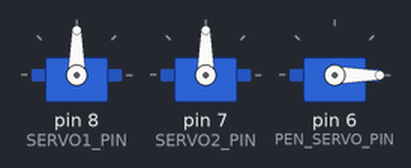
Recording of a program running on a simulated Arduino Uno, built with avr-gcc and run on an emulated ATmega328P. Parts: 3 × servo. What the program prints to the serial monitor is not drawn.

Above: at 0.2 s.
At 2.15 s:
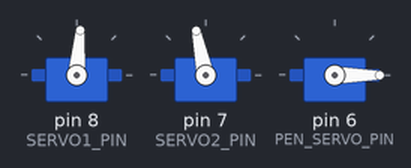
At 3.45 s:
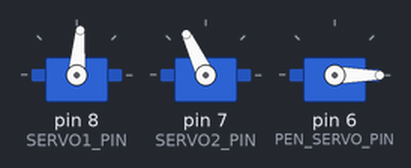
At 26.1 s:
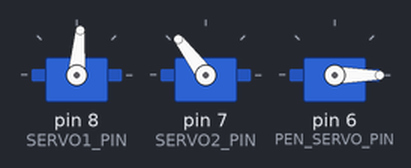
At 36.9 s:
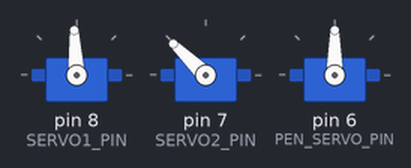
Timing chart, 0 to 40.0 s (numbered marks = the images above):
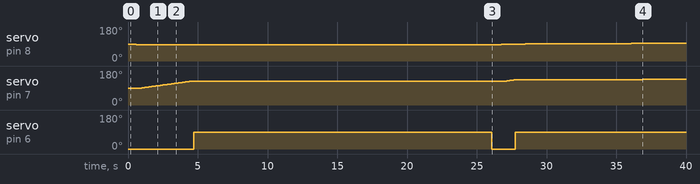

The program:

main.cpp
```cpp
#include <Arduino.h>

#include <Servo.h>
#include <math.h>

// =================================================================================
// -- 1. CONFIGURATION: UPDATE PARAMETERS HERE --
// =================================================================================

// -- ROBOT PHYSICAL PARAMETERS (MEASURE AND UPDATE THESE) --
const float LINK_LENGTH_1 = 10.0; // Length of the first arm link (base to elbow) in cm
const float LINK_LENGTH_2 = 10.0; // Length of the second arm link (elbow to pen) in cm

// -- SERVO PINS (UPDATE THESE) --
const int SERVO1_PIN = 8;      // Base servo (controls theta1)
const int SERVO2_PIN = 7;      // Elbow servo (controls theta2)
const int PEN_SERVO_PIN = 6;   // Pen lift servo

// -- PEN SERVO ANGLES (UPDATE THESE) --
const int PEN_UP_ANGLE = 0;   // Angle when the pen is lifted off the paper
const int PEN_DOWN_ANGLE = 90;  // Angle when the pen is touching the paper

// -- CALIBRATION (CRITICAL: UPDATE THESE FOR ACCURACY) --
const int SERVO1_ZERO_OFFSET = 90; // The servo value for theta1 = 0 degrees
const int SERVO2_ZERO_OFFSET = 0; // The servo value for theta2 = 0 degrees

// -- MOVEMENT PARAMETERS --
// This delay controls the speed of the arm. Higher value = slower and smoother movement.
const int MOVEMENT_DELAY = 55; // Delay in milliseconds between steps.

// --- PICTURE DATA ---
float array[][4] = {
       {4.814, -9.206, 4.189, -9.406},
    {4.527, -8.955, 4.289, -7.167},
    {4.939, -8.248, 4.852, -9.156},
    {5.241, -7.117, 5.416, -8.905},
    {4.214, -9.281, 4.764, -9.156},
    {9.263, -4.555, 4.914, -4.625},
    {3.635, -5.584, 3.710, -6.586},
    {10.202, -9.080, 9.738, -8.198},
    {3.585, -3.102, 4.627, -3.803},
    {3.610, -6.536, 3.585, -5.680},
    {10.431, -8.123, 10.481, -9.647},
    {9.663, -4.907, 11.816, -4.625},
    {12.091, -4.200, 12.317, -3.577},
    {2.558, -3.352, 3.410, -3.127},
    {3.385, -3.152, 3.735, -3.252},
    {4.364, -3.828, 4.264, -3.602},
    {9.588, -8.198, 9.331, -9.080},
    {11.551, -4.479, 9.538, -4.706},
    {9.688, -7.468, 9.814, -5.333},
    {5.064, -8.609, 4.964, -8.273},
    {4.086, -3.352, 2.971, -3.202},
    {5.203, -7.070, 7.433, -6.114},
    {10.202, -8.955, 10.202, -9.105},
    {4.214, -9.055, 4.514, -8.980},
    {10.406, -9.822, 9.989, -9.872},
    {7.534, -6.141, 5.241, -7.117},
    {11.501, -4.429, 12.317, -3.327},
    {3.710, -4.731, 4.389, -3.853},
    {8.404, -8.804, 8.730, -8.754},
    {2.127, -4.706, 2.971, -4.756},
    {4.877, -8.980, 5.064, -8.609},
    {4.264, -9.105, 4.161, -9.206},
    {4.514, -3.753, 4.789, -4.374},
    {4.764, -4.580, 4.464, -3.728},
    {9.663, -9.482, 10.089, -9.105},
    {1.827, -4.200, 1.932, -4.350},
    {4.577, -9.005, 4.289, -9.080},
    {4.464, -3.853, 3.835, -4.806},
    {7.934, -6.340, 8.830, -7.943},
    {8.654, -7.843, 7.909, -6.415},
    {5.391, -8.905, 5.291, -9.080},
    {10.356, -8.223, 9.713, -7.315},
    {7.483, -6.114, 7.984, -6.281},
    {10.227, -9.105, 9.763, -9.482},
    {7.909, -6.141, 7.584, -6.206},
    {2.513, -3.778, 2.483, -3.552},
    {10.039, -9.872, 9.713, -9.722},
    {1.777, -4.128, 1.907, -4.324},
    {3.560, -3.978, 3.685, -4.731},
    {5.266, -9.030, 5.303, -8.905},
    {1.777, -4.128, 2.483, -3.853},
    {9.788, -5.408, 9.563, -5.032},
    {9.814, -7.315, 10.431, -8.198},
    {8.855, -7.818, 8.880, -8.779},
    {9.613, -5.032, 9.964, -5.509},
    {2.152, -4.781, 1.752, -4.274},
    {3.024, -4.731, 3.610, -5.680},
    {8.429, -9.080, 9.076, -9.055},
    {4.214, -7.167, 3.610, -6.561},
    {3.911, -3.602, 3.560, -4.103},
    {2.558, -3.602, 2.558, -3.853},
    {3.435, -4.003, 3.936, -3.477},
    {2.951, -4.806, 2.152, -4.781},
    {12.267, -3.552, 11.551, -4.454},
    {3.685, -6.561, 4.364, -7.167},
    {5.391, -9.080, 5.266, -9.005},
    {12.242, -4.128, 11.841, -4.580},
    {3.560, -5.705, 2.951, -4.781},
    {4.086, -9.181, 4.189, -9.030},
    {3.109, -3.227, 2.583, -3.527},
    {11.741, -4.555, 12.067, -4.174},
    {9.538, -5.032, 9.688, -4.882},
    {8.254, -8.930, 8.404, -8.779},
    {4.939, -4.504, 4.764, -4.274},
    {8.429, -9.156, 8.604, -8.930},
    {14.140, -0.025, 14.090, -0.025}
};

//const int numLines = sizeof(pictureLines) / sizeof(pictureLsines[0]);


// =================================================================================
// -- 2. GLOBAL VARIABLES AND SETUP --
// =================================================================================

// Create servo objects
Servo servo1;
Servo servo2;
Servo penServo;

// Struct to hold the calculated angles from the inverse kinematics function.
struct Angles {
  float theta1;
  float theta2;
};

// Global variables to track the current state of the arm for smooth movement
// Initialized to the 'home' position angles.
float c1 = 90;
float c2 = 90;


void penUp() {
  penServo.write(PEN_UP_ANGLE);
  delay(300); // Give the servo time to move
}

void penDown() {
  penServo.write(PEN_DOWN_ANGLE);
  delay(300); // Give the servo time to move
}


//go through readme for this formulation.
Angles calculateIK(float x, float y, float l) {
  Angles result = {0.0, 0.0}; // Initialize with default failure state

  float distance = sqrt(x * x + y * y);

  if (distance > 2 * l) {
    Serial.println("Error: Target coordinates are out of reach.");
    return result;
  }
  if (distance == 0) {
    Serial.println("Error: Target cannot be the origin (0,0).");
    return result;
  }

  // --- Step 1: Calculate theta2 (This remains the same) ---
  float theta2_rad = 2 * acos(distance / (2 * l));

  // --- Step 2: Calculate theta1 (CORRECTED) ---
  // Use atan2(x, y) to measure the angle from the Y-axis, matching the original problem.
  float angle_to_target = atan2(x, y);

  float theta1_rad = angle_to_target - (theta2_rad / 2.0);

  // --- Step 3: Convert radians to degrees ---
  result.theta1 = theta1_rad * 180.0 / PI;
  result.theta2 = theta2_rad * 180.0 / PI;


  // Ensure theta1 is always positive
  if (result.theta1 < 0) {
    theta1_rad = angle_to_target + (theta2_rad / 2.0);
    result.theta1 = theta1_rad * 180.0 / PI;
  }
  result.theta1+=0;
  result.theta2+=7;
  return result;
}
int steps;
/*even though drawLine function looks fine( IT IS NOT USED HERE) it was generated USING gpt
to check but i didnt bother to check why its not working, so write the linedraw with simple same idea*/
void drawLine(float x_start, float y_start, float x_end, float y_end, int steps) {
  Serial.println("Drawing line...");
  Angles final=calculateIK(x_end,y_end,10);
  penDown();
  for (int i = 0; i <= steps; i++) {
    // Calculate the intermediate point for the current step (linear interpolation)
    float t = (float)i / steps;
    float ix = x_start + t * (x_end - x_start);
    float iy = y_start + t * (y_end - y_start);

    // Calculate the required angles for this intermediate point
    Angles targetAngles = calculateIK(ix, iy, 10);

      // Command the servos to move to the new angles
    servo1.write(targetAngles.theta1);
    servo2.write(targetAngles.theta2);

      // A small delay to control the drawing speed and allow servos to move
    delay(2000);

  }
  Serial.println("Line drawing complete.");
  c1=final.theta1;
  c2=final.theta2;
}
//This moves the motor one i.e the one stationary
void moveservo1(int a1){
       if(a1>c1){
        for(int i=c1;i<=a1;i++){
          servo1.write(180-i);
          delay(100);
        }
       }
       else{
        for(int i=c1;i>=a1;i--){
          servo1.write(180-i);
          delay(100);
        }
       }

       c1=a1;
 }
//this moves the motor 2 the elobow motor which is dynamic
void moveservo2(int a2){
       if(a2>c2){
        for(int i=c2;i<=a2;i++){
          servo2.write(i);
          delay(100);
        }
       }
       else{
        for(int i=c2;i>=a2;i--){
          servo2.write(i);
          delay(100);
        }
       }

       c2=a2;
 }


void linedraw(int x1,int y1,int x2,int y2,int steps){

  Angles initial=calculateIK(x1,y1,10);
  moveservo1(initial.theta1);
  moveservo2(initial.theta2);
  penDown();

  for(int i=0;i<steps;i++){
    float deltax=(x2-x1)/(float)steps;
    float deltay=(y2-y1)/(float)steps;

    Angles inter=calculateIK(x1+(i*(deltax)),y1+(i*deltay),10);
    moveservo1(inter.theta1);
    moveservo2(inter.theta2);

    delay(100);


  }
  penUp();


}
void setup() {
  Serial.begin(9600);
  while (!Serial);
  Serial.println("Robotic Arm Plotter Initializing...");

  servo1.attach(SERVO1_PIN);
  servo2.attach(SERVO2_PIN);
  penServo.attach(PEN_SERVO_PIN);

  Serial.println("Moving to home position.");
  penUp();

  // THE BELOW LINES ARE COMMENTED THEY WERE TO TROUBLESHOOT MOTORS AND RESET POSITION SOMETIMES I HAVE NOT REMOVED THEM HOWEVER

  // The global angle variables are already set to this home position (0, 90),
  // so this first call will confirm the physical position without jerky movement.
  //delay(1000);
 //Angles angles=calculateIK(15,0,10);
 // moveservo1(angles.theta1-10);
  //moveservo2(angles.theta2);
  //delay(2000);
  //linedraw(10,-10,5,-5,100);
  //linedraw(14,6,14,2,100);
  //linedraw(14,2,10,0.5,100);
  //linedraw(6,6,6,2,100);
 // linedraw(6,2,10,0.5,100);
  //linedraw(0,-5,,-10,150);

for(int i=0;i<120;i++){
  linedraw(array[i][0],array[i][1],array[i][2],array[i][3],70);
  delay(100);
}
 //penServo.write(90);
 penUp();

 //servo1.write(90);
//servo2.write(10);


}

void loop() {
  // The main loop is empty.
}
```

Measured:
- by itself, servo on pin 7 (SERVO2_PIN): moves from 90° to 136° over 35.9 s
- by itself, servo on pin 6 (PEN_SERVO_PIN): 0° → 90° at 4.7 s, → 0° 21.4 s later, → 90° 1.7 s later
- by itself, servo on pin 8 (SERVO1_PIN): 90° → 89° at 0.40 s, → 88° 0.10 s later, → 87° 0.10 s later, → 86° 0.10 s later, … (14 changes in this stretch)
